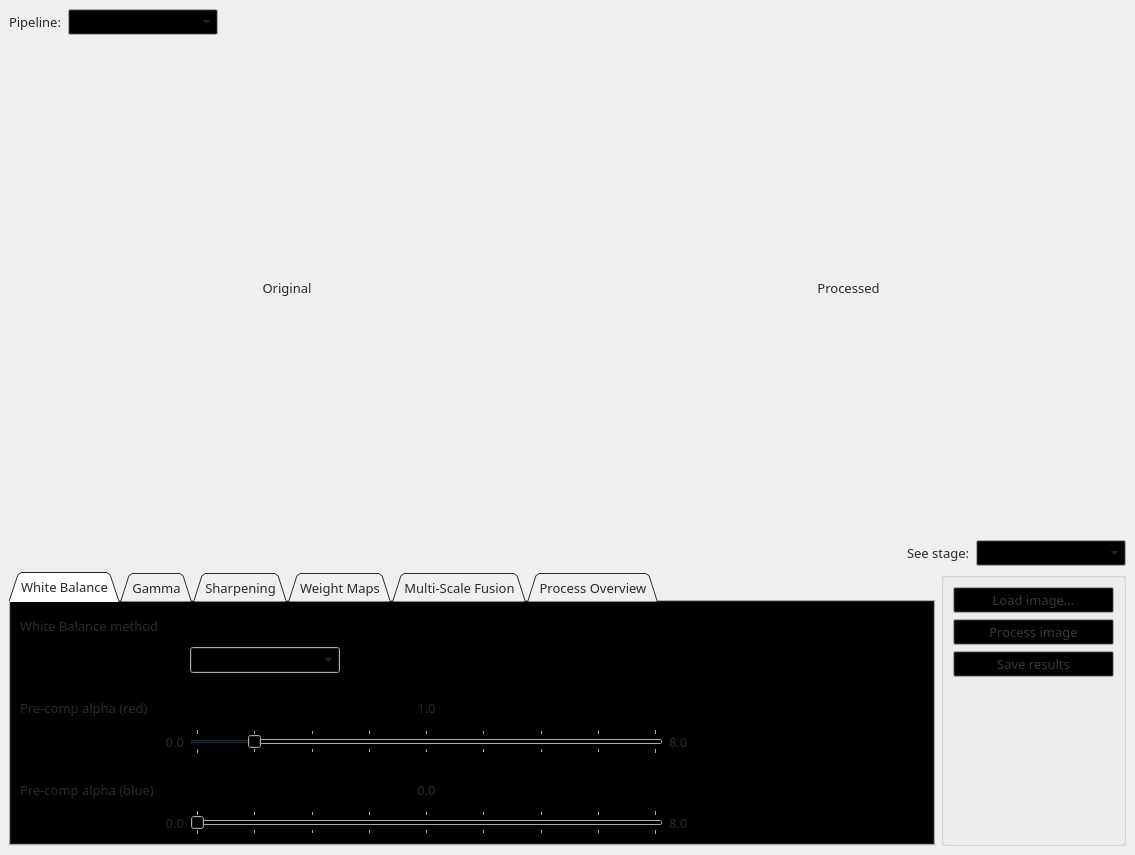
<?xml version="1.0" encoding="UTF-8"?>
<ui version="4.0">
 <class>UnderwaterComparator</class>
 <widget class="QMainWindow" name="UnderwaterComparator">
  <property name="geometry">
   <rect>
    <x>0</x>
    <y>0</y>
    <width>1135</width>
    <height>855</height>
   </rect>
  </property>
  <property name="windowTitle">
   <string>Underwater Comparator</string>
  </property>
  <widget class="QWidget" name="centralwidget">
   <property name="palette">
    <palette>
     <active>
      <colorrole role="WindowText">
       <brush brushstyle="SolidPattern">
        <color alpha="255">
         <red>42</red>
         <green>42</green>
         <blue>42</blue>
        </color>
       </brush>
      </colorrole>
      <colorrole role="Button">
       <brush brushstyle="SolidPattern">
        <color alpha="255">
         <red>0</red>
         <green>0</green>
         <blue>0</blue>
        </color>
       </brush>
      </colorrole>
      <colorrole role="Text">
       <brush brushstyle="SolidPattern">
        <color alpha="255">
         <red>66</red>
         <green>66</green>
         <blue>66</blue>
        </color>
       </brush>
      </colorrole>
      <colorrole role="BrightText">
       <brush brushstyle="SolidPattern">
        <color alpha="255">
         <red>35</red>
         <green>35</green>
         <blue>35</blue>
        </color>
       </brush>
      </colorrole>
      <colorrole role="ButtonText">
       <brush brushstyle="SolidPattern">
        <color alpha="255">
         <red>56</red>
         <green>56</green>
         <blue>56</blue>
        </color>
       </brush>
      </colorrole>
      <colorrole role="Highlight">
       <brush brushstyle="SolidPattern">
        <color alpha="255">
         <red>0</red>
         <green>11</green>
         <blue>21</blue>
        </color>
       </brush>
      </colorrole>
      <colorrole role="HighlightedText">
       <brush brushstyle="SolidPattern">
        <color alpha="255">
         <red>43</red>
         <green>43</green>
         <blue>43</blue>
        </color>
       </brush>
      </colorrole>
      <colorrole role="Link">
       <brush brushstyle="SolidPattern">
        <color alpha="255">
         <red>0</red>
         <green>0</green>
         <blue>45</blue>
        </color>
       </brush>
      </colorrole>
      <colorrole role="LinkVisited">
       <brush brushstyle="SolidPattern">
        <color alpha="255">
         <red>56</red>
         <green>0</green>
         <blue>56</blue>
        </color>
       </brush>
      </colorrole>
      <colorrole role="AlternateBase">
       <brush brushstyle="SolidPattern">
        <color alpha="255">
         <red>34</red>
         <green>34</green>
         <blue>34</blue>
        </color>
       </brush>
      </colorrole>
      <colorrole role="NoRole">
       <brush brushstyle="SolidPattern">
        <color alpha="255">
         <red>59</red>
         <green>59</green>
         <blue>59</blue>
        </color>
       </brush>
      </colorrole>
      <colorrole role="ToolTipBase">
       <brush brushstyle="SolidPattern">
        <color alpha="255">
         <red>49</red>
         <green>49</green>
         <blue>49</blue>
        </color>
       </brush>
      </colorrole>
      <colorrole role="ToolTipText">
       <brush brushstyle="SolidPattern">
        <color alpha="255">
         <red>71</red>
         <green>71</green>
         <blue>71</blue>
        </color>
       </brush>
      </colorrole>
      <colorrole role="PlaceholderText">
       <brush brushstyle="SolidPattern">
        <color alpha="128">
         <red>45</red>
         <green>45</green>
         <blue>45</blue>
        </color>
       </brush>
      </colorrole>
     </active>
     <inactive>
      <colorrole role="WindowText">
       <brush brushstyle="SolidPattern">
        <color alpha="255">
         <red>42</red>
         <green>42</green>
         <blue>42</blue>
        </color>
       </brush>
      </colorrole>
      <colorrole role="Button">
       <brush brushstyle="SolidPattern">
        <color alpha="255">
         <red>0</red>
         <green>0</green>
         <blue>0</blue>
        </color>
       </brush>
      </colorrole>
      <colorrole role="Text">
       <brush brushstyle="SolidPattern">
        <color alpha="255">
         <red>66</red>
         <green>66</green>
         <blue>66</blue>
        </color>
       </brush>
      </colorrole>
      <colorrole role="BrightText">
       <brush brushstyle="SolidPattern">
        <color alpha="255">
         <red>35</red>
         <green>35</green>
         <blue>35</blue>
        </color>
       </brush>
      </colorrole>
      <colorrole role="ButtonText">
       <brush brushstyle="SolidPattern">
        <color alpha="255">
         <red>56</red>
         <green>56</green>
         <blue>56</blue>
        </color>
       </brush>
      </colorrole>
      <colorrole role="Highlight">
       <brush brushstyle="SolidPattern">
        <color alpha="255">
         <red>0</red>
         <green>11</green>
         <blue>21</blue>
        </color>
       </brush>
      </colorrole>
      <colorrole role="HighlightedText">
       <brush brushstyle="SolidPattern">
        <color alpha="255">
         <red>43</red>
         <green>43</green>
         <blue>43</blue>
        </color>
       </brush>
      </colorrole>
      <colorrole role="Link">
       <brush brushstyle="SolidPattern">
        <color alpha="255">
         <red>0</red>
         <green>0</green>
         <blue>45</blue>
        </color>
       </brush>
      </colorrole>
      <colorrole role="LinkVisited">
       <brush brushstyle="SolidPattern">
        <color alpha="255">
         <red>56</red>
         <green>0</green>
         <blue>56</blue>
        </color>
       </brush>
      </colorrole>
      <colorrole role="AlternateBase">
       <brush brushstyle="SolidPattern">
        <color alpha="255">
         <red>34</red>
         <green>34</green>
         <blue>34</blue>
        </color>
       </brush>
      </colorrole>
      <colorrole role="NoRole">
       <brush brushstyle="SolidPattern">
        <color alpha="255">
         <red>59</red>
         <green>59</green>
         <blue>59</blue>
        </color>
       </brush>
      </colorrole>
      <colorrole role="ToolTipBase">
       <brush brushstyle="SolidPattern">
        <color alpha="255">
         <red>49</red>
         <green>49</green>
         <blue>49</blue>
        </color>
       </brush>
      </colorrole>
      <colorrole role="ToolTipText">
       <brush brushstyle="SolidPattern">
        <color alpha="255">
         <red>71</red>
         <green>71</green>
         <blue>71</blue>
        </color>
       </brush>
      </colorrole>
      <colorrole role="PlaceholderText">
       <brush brushstyle="SolidPattern">
        <color alpha="128">
         <red>45</red>
         <green>45</green>
         <blue>45</blue>
        </color>
       </brush>
      </colorrole>
     </inactive>
     <disabled>
      <colorrole role="WindowText">
       <brush brushstyle="SolidPattern">
        <color alpha="255">
         <red>115</red>
         <green>115</green>
         <blue>115</blue>
        </color>
       </brush>
      </colorrole>
      <colorrole role="Button">
       <brush brushstyle="SolidPattern">
        <color alpha="255">
         <red>0</red>
         <green>0</green>
         <blue>0</blue>
        </color>
       </brush>
      </colorrole>
      <colorrole role="Text">
       <brush brushstyle="SolidPattern">
        <color alpha="255">
         <red>115</red>
         <green>115</green>
         <blue>115</blue>
        </color>
       </brush>
      </colorrole>
      <colorrole role="BrightText">
       <brush brushstyle="SolidPattern">
        <color alpha="255">
         <red>35</red>
         <green>35</green>
         <blue>35</blue>
        </color>
       </brush>
      </colorrole>
      <colorrole role="ButtonText">
       <brush brushstyle="SolidPattern">
        <color alpha="255">
         <red>115</red>
         <green>115</green>
         <blue>115</blue>
        </color>
       </brush>
      </colorrole>
      <colorrole role="Highlight">
       <brush brushstyle="SolidPattern">
        <color alpha="255">
         <red>0</red>
         <green>120</green>
         <blue>215</blue>
        </color>
       </brush>
      </colorrole>
      <colorrole role="HighlightedText">
       <brush brushstyle="SolidPattern">
        <color alpha="255">
         <red>43</red>
         <green>43</green>
         <blue>43</blue>
        </color>
       </brush>
      </colorrole>
      <colorrole role="Link">
       <brush brushstyle="SolidPattern">
        <color alpha="255">
         <red>0</red>
         <green>0</green>
         <blue>45</blue>
        </color>
       </brush>
      </colorrole>
      <colorrole role="LinkVisited">
       <brush brushstyle="SolidPattern">
        <color alpha="255">
         <red>56</red>
         <green>0</green>
         <blue>56</blue>
        </color>
       </brush>
      </colorrole>
      <colorrole role="AlternateBase">
       <brush brushstyle="SolidPattern">
        <color alpha="255">
         <red>34</red>
         <green>34</green>
         <blue>34</blue>
        </color>
       </brush>
      </colorrole>
      <colorrole role="NoRole">
       <brush brushstyle="SolidPattern">
        <color alpha="255">
         <red>59</red>
         <green>59</green>
         <blue>59</blue>
        </color>
       </brush>
      </colorrole>
      <colorrole role="ToolTipBase">
       <brush brushstyle="SolidPattern">
        <color alpha="255">
         <red>49</red>
         <green>49</green>
         <blue>49</blue>
        </color>
       </brush>
      </colorrole>
      <colorrole role="ToolTipText">
       <brush brushstyle="SolidPattern">
        <color alpha="255">
         <red>71</red>
         <green>71</green>
         <blue>71</blue>
        </color>
       </brush>
      </colorrole>
      <colorrole role="PlaceholderText">
       <brush brushstyle="SolidPattern">
        <color alpha="128">
         <red>45</red>
         <green>45</green>
         <blue>45</blue>
        </color>
       </brush>
      </colorrole>
     </disabled>
    </palette>
   </property>
   <property name="font">
    <font>
     <family>Montserrat Medium</family>
     <pointsize>10</pointsize>
    </font>
   </property>
   <layout class="QGridLayout" name="gridLayout" rowstretch="1,18,1,10">
    <item row="1" column="0">
     <layout class="QHBoxLayout" name="images">
      <item>
       <widget class="QLabel" name="img_original">
        <property name="text">
         <string>Original</string>
        </property>
        <property name="alignment">
         <set>Qt::AlignCenter</set>
        </property>
       </widget>
      </item>
      <item>
       <widget class="QLabel" name="img_result">
        <property name="text">
         <string>Processed</string>
        </property>
        <property name="alignment">
         <set>Qt::AlignCenter</set>
        </property>
       </widget>
      </item>
     </layout>
    </item>
    <item row="0" column="0">
     <layout class="QHBoxLayout" name="method">
      <item>
       <widget class="QLabel" name="label_4">
        <property name="text">
         <string>Pipeline:</string>
        </property>
       </widget>
      </item>
      <item>
       <widget class="QComboBox" name="combo_pipeline">
        <property name="minimumSize">
         <size>
          <width>150</width>
          <height>0</height>
         </size>
        </property>
       </widget>
      </item>
      <item>
       <spacer name="horizontalSpacer">
        <property name="orientation">
         <enum>Qt::Horizontal</enum>
        </property>
        <property name="sizeHint" stdset="0">
         <size>
          <width>40</width>
          <height>20</height>
         </size>
        </property>
       </spacer>
      </item>
     </layout>
    </item>
    <item row="2" column="0">
     <layout class="QHBoxLayout" name="horizontalLayout">
      <item>
       <spacer name="horizontalSpacer_2">
        <property name="orientation">
         <enum>Qt::Horizontal</enum>
        </property>
        <property name="sizeHint" stdset="0">
         <size>
          <width>40</width>
          <height>20</height>
         </size>
        </property>
       </spacer>
      </item>
      <item>
       <widget class="QLabel" name="label_3">
        <property name="text">
         <string>See stage:</string>
        </property>
       </widget>
      </item>
      <item>
       <widget class="QComboBox" name="combo_see_stage">
        <property name="minimumSize">
         <size>
          <width>150</width>
          <height>0</height>
         </size>
        </property>
       </widget>
      </item>
     </layout>
    </item>
    <item row="3" column="0">
     <layout class="QHBoxLayout" name="toolbox" stretch="15,3">
      <item>
       <widget class="QStackedWidget" name="stacked_pipelines">
        <property name="frameShadow">
         <enum>QFrame::Plain</enum>
        </property>
        <property name="currentIndex">
         <number>0</number>
        </property>
        <widget class="QWidget" name="p_ancuti">
         <property name="enabled">
          <bool>true</bool>
         </property>
         <layout class="QHBoxLayout" name="horizontalLayout_2">
          <property name="spacing">
           <number>0</number>
          </property>
          <property name="leftMargin">
           <number>0</number>
          </property>
          <property name="topMargin">
           <number>0</number>
          </property>
          <property name="rightMargin">
           <number>0</number>
          </property>
          <property name="bottomMargin">
           <number>0</number>
          </property>
          <item>
           <widget class="QTabWidget" name="t_ancuti">
            <property name="tabShape">
             <enum>QTabWidget::Triangular</enum>
            </property>
            <property name="currentIndex">
             <number>0</number>
            </property>
            <widget class="QWidget" name="tab_01_wb">
             <attribute name="title">
              <string>White Balance</string>
             </attribute>
             <layout class="QGridLayout" name="gridLayout_2" rowstretch="2,2,1,2,2,1,2,2" columnstretch="0,0,0,0,0,10,0,5">
              <item row="7" column="6">
               <widget class="QLabel" name="label_8">
                <property name="text">
                 <string>8.0</string>
                </property>
               </widget>
              </item>
              <item row="4" column="3">
               <widget class="QLabel" name="label">
                <property name="text">
                 <string>0.0</string>
                </property>
                <property name="alignment">
                 <set>Qt::AlignRight|Qt::AlignTrailing|Qt::AlignVCenter</set>
                </property>
               </widget>
              </item>
              <item row="3" column="5">
               <widget class="QLabel" name="label_wb_alpha_red">
                <property name="text">
                 <string>1.0</string>
                </property>
                <property name="alignment">
                 <set>Qt::AlignCenter</set>
                </property>
               </widget>
              </item>
              <item row="1" column="5">
               <widget class="QComboBox" name="combo_wb_method">
                <property name="sizePolicy">
                 <sizepolicy hsizetype="Maximum" vsizetype="Fixed">
                  <horstretch>0</horstretch>
                  <verstretch>0</verstretch>
                 </sizepolicy>
                </property>
                <property name="minimumSize">
                 <size>
                  <width>150</width>
                  <height>0</height>
                 </size>
                </property>
               </widget>
              </item>
              <item row="4" column="5">
               <widget class="QSlider" name="slider_wb_alpha_red">
                <property name="maximum">
                 <number>80</number>
                </property>
                <property name="pageStep">
                 <number>1</number>
                </property>
                <property name="value">
                 <number>10</number>
                </property>
                <property name="orientation">
                 <enum>Qt::Horizontal</enum>
                </property>
                <property name="invertedControls">
                 <bool>false</bool>
                </property>
                <property name="tickPosition">
                 <enum>QSlider::TicksBothSides</enum>
                </property>
                <property name="tickInterval">
                 <number>10</number>
                </property>
               </widget>
              </item>
              <item row="7" column="3">
               <widget class="QLabel" name="label_2">
                <property name="text">
                 <string>0.0</string>
                </property>
                <property name="alignment">
                 <set>Qt::AlignRight|Qt::AlignTrailing|Qt::AlignVCenter</set>
                </property>
               </widget>
              </item>
              <item row="0" column="2">
               <widget class="QLabel" name="label_01_wb_method">
                <property name="text">
                 <string>White Balance method</string>
                </property>
               </widget>
              </item>
              <item row="6" column="2">
               <widget class="QLabel" name="label_03_wb_alpha_blue">
                <property name="text">
                 <string>Pre-comp alpha (blue)</string>
                </property>
               </widget>
              </item>
              <item row="7" column="7">
               <spacer name="horizontalSpacer_3">
                <property name="orientation">
                 <enum>Qt::Horizontal</enum>
                </property>
                <property name="sizeHint" stdset="0">
                 <size>
                  <width>40</width>
                  <height>20</height>
                 </size>
                </property>
               </spacer>
              </item>
              <item row="5" column="2">
               <spacer name="verticalSpacer_3">
                <property name="orientation">
                 <enum>Qt::Vertical</enum>
                </property>
                <property name="sizeHint" stdset="0">
                 <size>
                  <width>20</width>
                  <height>40</height>
                 </size>
                </property>
               </spacer>
              </item>
              <item row="7" column="5">
               <widget class="QSlider" name="slider_wb_alpha_blue">
                <property name="maximum">
                 <number>80</number>
                </property>
                <property name="pageStep">
                 <number>1</number>
                </property>
                <property name="value">
                 <number>0</number>
                </property>
                <property name="orientation">
                 <enum>Qt::Horizontal</enum>
                </property>
                <property name="invertedControls">
                 <bool>false</bool>
                </property>
                <property name="tickPosition">
                 <enum>QSlider::TicksBothSides</enum>
                </property>
                <property name="tickInterval">
                 <number>10</number>
                </property>
               </widget>
              </item>
              <item row="4" column="6">
               <widget class="QLabel" name="label_7">
                <property name="text">
                 <string>8.0</string>
                </property>
               </widget>
              </item>
              <item row="3" column="2">
               <widget class="QLabel" name="label_02_wb_alpha_red">
                <property name="text">
                 <string>Pre-comp alpha (red)</string>
                </property>
               </widget>
              </item>
              <item row="6" column="5">
               <widget class="QLabel" name="label_wb_alpha_blue">
                <property name="text">
                 <string>0.0</string>
                </property>
                <property name="alignment">
                 <set>Qt::AlignCenter</set>
                </property>
               </widget>
              </item>
              <item row="2" column="2">
               <spacer name="verticalSpacer_2">
                <property name="orientation">
                 <enum>Qt::Vertical</enum>
                </property>
                <property name="sizeHint" stdset="0">
                 <size>
                  <width>20</width>
                  <height>40</height>
                 </size>
                </property>
               </spacer>
              </item>
             </layout>
            </widget>
            <widget class="QWidget" name="tab_02_gamma">
             <attribute name="title">
              <string>Gamma</string>
             </attribute>
             <layout class="QGridLayout" name="gridLayout_3" columnstretch="2,0,10,0,0,0,0,5">
              <item row="2" column="2">
               <widget class="QLabel" name="label_gamma">
                <property name="text">
                 <string>2.0</string>
                </property>
                <property name="alignment">
                 <set>Qt::AlignCenter</set>
                </property>
               </widget>
              </item>
              <item row="3" column="7">
               <spacer name="horizontalSpacer_4">
                <property name="orientation">
                 <enum>Qt::Horizontal</enum>
                </property>
                <property name="sizeHint" stdset="0">
                 <size>
                  <width>40</width>
                  <height>20</height>
                 </size>
                </property>
               </spacer>
              </item>
              <item row="3" column="2">
               <widget class="QSlider" name="slider_gamma">
                <property name="maximum">
                 <number>50</number>
                </property>
                <property name="pageStep">
                 <number>1</number>
                </property>
                <property name="value">
                 <number>20</number>
                </property>
                <property name="orientation">
                 <enum>Qt::Horizontal</enum>
                </property>
                <property name="tickPosition">
                 <enum>QSlider::TicksBothSides</enum>
                </property>
                <property name="tickInterval">
                 <number>10</number>
                </property>
               </widget>
              </item>
              <item row="4" column="2">
               <spacer name="verticalSpacer_5">
                <property name="orientation">
                 <enum>Qt::Vertical</enum>
                </property>
                <property name="sizeHint" stdset="0">
                 <size>
                  <width>20</width>
                  <height>40</height>
                 </size>
                </property>
               </spacer>
              </item>
              <item row="3" column="1">
               <widget class="QLabel" name="label_9">
                <property name="text">
                 <string>0.0</string>
                </property>
                <property name="alignment">
                 <set>Qt::AlignRight|Qt::AlignTrailing|Qt::AlignVCenter</set>
                </property>
               </widget>
              </item>
              <item row="3" column="4">
               <widget class="QLabel" name="label_11">
                <property name="text">
                 <string>5.0</string>
                </property>
               </widget>
              </item>
              <item row="1" column="2">
               <spacer name="verticalSpacer_4">
                <property name="orientation">
                 <enum>Qt::Vertical</enum>
                </property>
                <property name="sizeHint" stdset="0">
                 <size>
                  <width>20</width>
                  <height>40</height>
                 </size>
                </property>
               </spacer>
              </item>
              <item row="2" column="0">
               <widget class="QLabel" name="label_01_gamma">
                <property name="minimumSize">
                 <size>
                  <width>100</width>
                  <height>0</height>
                 </size>
                </property>
                <property name="text">
                 <string>Gamma</string>
                </property>
               </widget>
              </item>
             </layout>
            </widget>
            <widget class="QWidget" name="tab_03_sharp">
             <attribute name="title">
              <string>Sharpening</string>
             </attribute>
             <layout class="QGridLayout" name="gridLayout_4" rowstretch="2,2,1,2,2,1,2,2" columnstretch="0,10,0,5">
              <item row="6" column="1">
               <widget class="QLabel" name="label_sharp_strength">
                <property name="text">
                 <string>0.8</string>
                </property>
                <property name="alignment">
                 <set>Qt::AlignCenter</set>
                </property>
               </widget>
              </item>
              <item row="7" column="0">
               <widget class="QLabel" name="label_19">
                <property name="text">
                 <string>0.0</string>
                </property>
                <property name="alignment">
                 <set>Qt::AlignRight|Qt::AlignTrailing|Qt::AlignVCenter</set>
                </property>
               </widget>
              </item>
              <item row="7" column="2">
               <widget class="QLabel" name="label_22">
                <property name="text">
                 <string>1.0</string>
                </property>
               </widget>
              </item>
              <item row="3" column="1">
               <widget class="QLabel" name="label_sharp_sigma">
                <property name="text">
                 <string>5</string>
                </property>
                <property name="alignment">
                 <set>Qt::AlignCenter</set>
                </property>
               </widget>
              </item>
              <item row="4" column="2">
               <widget class="QLabel" name="label_21">
                <property name="text">
                 <string>10</string>
                </property>
               </widget>
              </item>
              <item row="4" column="3">
               <spacer name="horizontalSpacer_5">
                <property name="orientation">
                 <enum>Qt::Horizontal</enum>
                </property>
                <property name="sizeHint" stdset="0">
                 <size>
                  <width>40</width>
                  <height>20</height>
                 </size>
                </property>
               </spacer>
              </item>
              <item row="2" column="0">
               <spacer name="verticalSpacer_6">
                <property name="orientation">
                 <enum>Qt::Vertical</enum>
                </property>
                <property name="sizeHint" stdset="0">
                 <size>
                  <width>20</width>
                  <height>40</height>
                 </size>
                </property>
               </spacer>
              </item>
              <item row="1" column="1">
               <widget class="QComboBox" name="combo_sharp_method">
                <property name="sizePolicy">
                 <sizepolicy hsizetype="Maximum" vsizetype="Fixed">
                  <horstretch>0</horstretch>
                  <verstretch>0</verstretch>
                 </sizepolicy>
                </property>
                <property name="minimumSize">
                 <size>
                  <width>150</width>
                  <height>0</height>
                 </size>
                </property>
               </widget>
              </item>
              <item row="4" column="1">
               <widget class="QSlider" name="slider_sharp_sigma">
                <property name="maximum">
                 <number>10</number>
                </property>
                <property name="pageStep">
                 <number>1</number>
                </property>
                <property name="value">
                 <number>5</number>
                </property>
                <property name="orientation">
                 <enum>Qt::Horizontal</enum>
                </property>
                <property name="tickPosition">
                 <enum>QSlider::TicksBothSides</enum>
                </property>
                <property name="tickInterval">
                 <number>1</number>
                </property>
               </widget>
              </item>
              <item row="0" column="0">
               <widget class="QLabel" name="label_01_sharp_method">
                <property name="text">
                 <string>Sharpening method</string>
                </property>
               </widget>
              </item>
              <item row="3" column="0">
               <widget class="QLabel" name="label_02_sigma">
                <property name="text">
                 <string>Sigma</string>
                </property>
               </widget>
              </item>
              <item row="7" column="1">
               <widget class="QSlider" name="slider_sharp_strength">
                <property name="maximum">
                 <number>100</number>
                </property>
                <property name="pageStep">
                 <number>1</number>
                </property>
                <property name="value">
                 <number>80</number>
                </property>
                <property name="orientation">
                 <enum>Qt::Horizontal</enum>
                </property>
               </widget>
              </item>
              <item row="6" column="0">
               <widget class="QLabel" name="label_03_strength">
                <property name="text">
                 <string>Strength</string>
                </property>
               </widget>
              </item>
              <item row="4" column="0">
               <widget class="QLabel" name="label_20">
                <property name="text">
                 <string>0</string>
                </property>
                <property name="alignment">
                 <set>Qt::AlignRight|Qt::AlignTrailing|Qt::AlignVCenter</set>
                </property>
               </widget>
              </item>
              <item row="5" column="0">
               <spacer name="verticalSpacer_7">
                <property name="orientation">
                 <enum>Qt::Vertical</enum>
                </property>
                <property name="sizeHint" stdset="0">
                 <size>
                  <width>20</width>
                  <height>40</height>
                 </size>
                </property>
               </spacer>
              </item>
             </layout>
            </widget>
            <widget class="QWidget" name="tab_04_weight">
             <attribute name="title">
              <string>Weight Maps</string>
             </attribute>
            </widget>
            <widget class="QWidget" name="tab_05_msf">
             <attribute name="title">
              <string>Multi-Scale Fusion</string>
             </attribute>
            </widget>
            <widget class="QWidget" name="tab_06_process">
             <attribute name="title">
              <string>Process Overview</string>
             </attribute>
             <layout class="QGridLayout" name="gridLayout_5">
              <item row="0" column="0">
               <widget class="QCheckBox" name="check_wb_pc">
                <property name="text">
                 <string>0. White Balance Pre-comp</string>
                </property>
                <property name="checked">
                 <bool>true</bool>
                </property>
                <property name="tristate">
                 <bool>false</bool>
                </property>
               </widget>
              </item>
              <item row="1" column="0">
               <widget class="QCheckBox" name="check_wb">
                <property name="text">
                 <string>1. White Balance</string>
                </property>
                <property name="checked">
                 <bool>true</bool>
                </property>
               </widget>
              </item>
              <item row="2" column="0">
               <widget class="QCheckBox" name="check_gamma_sharp_msf">
                <property name="text">
                 <string>2. Gamma + Sharpening -&gt; Multi-Scale Fusion</string>
                </property>
                <property name="checked">
                 <bool>true</bool>
                </property>
               </widget>
              </item>
             </layout>
            </widget>
           </widget>
          </item>
         </layout>
        </widget>
        <widget class="QWidget" name="page_2">
         <property name="enabled">
          <bool>true</bool>
         </property>
        </widget>
       </widget>
      </item>
      <item>
       <widget class="QGroupBox" name="buttons">
        <property name="title">
         <string/>
        </property>
        <layout class="QVBoxLayout" name="verticalLayout">
         <item>
          <widget class="QPushButton" name="button_load">
           <property name="text">
            <string>Load image...</string>
           </property>
          </widget>
         </item>
         <item>
          <widget class="QPushButton" name="button_process">
           <property name="text">
            <string>Process image</string>
           </property>
          </widget>
         </item>
         <item>
          <widget class="QPushButton" name="button_save">
           <property name="text">
            <string>Save results</string>
           </property>
          </widget>
         </item>
         <item>
          <spacer name="verticalSpacer">
           <property name="orientation">
            <enum>Qt::Vertical</enum>
           </property>
           <property name="sizeHint" stdset="0">
            <size>
             <width>20</width>
             <height>40</height>
            </size>
           </property>
          </spacer>
         </item>
        </layout>
       </widget>
      </item>
     </layout>
    </item>
   </layout>
  </widget>
 </widget>
 <resources/>
 <connections/>
</ui>
